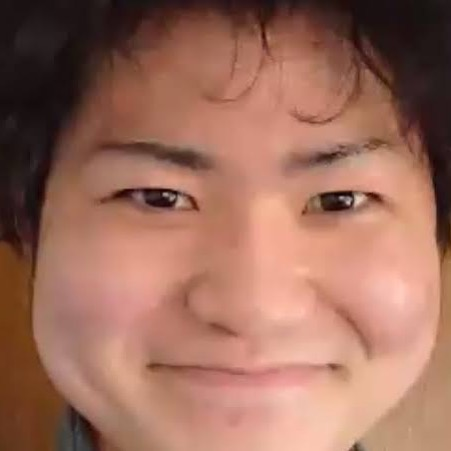
%> input picture 加藤純一.jpg, 451 x 451 px
$ octave kadai4.m   (GNU Octave 9; MATLAB toolbox functions it lacks are replaced by stand-ins)
%> lines starting %> are read from the running program, lines starting %| are printed output that depends on the picture
% 課題４　画像のヒストグラム
% 画素の濃度ヒストグラムを生成せよ．
% 下記はサンプルプログラムである．
% 課題作成にあたっては「Lenna」以外の画像を用いよ．

clear; % 変数のオールクリア

ORG=imread('加藤純一.jpg'); % 原画像の入力
%> ORG is the input picture: size 451x451x3 uint8; mean R, G, B 157, 108.6, 92
ORG=rgb2gray(ORG); % カラー画像を白黒濃淡画像へ変換
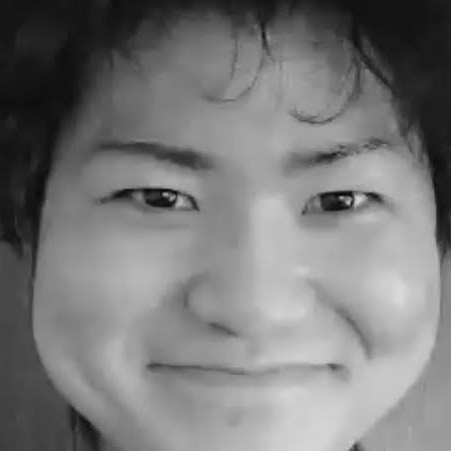
%> ORG: size 451x451 uint8; min 5, max 218, mean 121.2
imagesc(ORG); colormap(gray); colorbar;


imhist(ORG); % ヒストグラムの表示
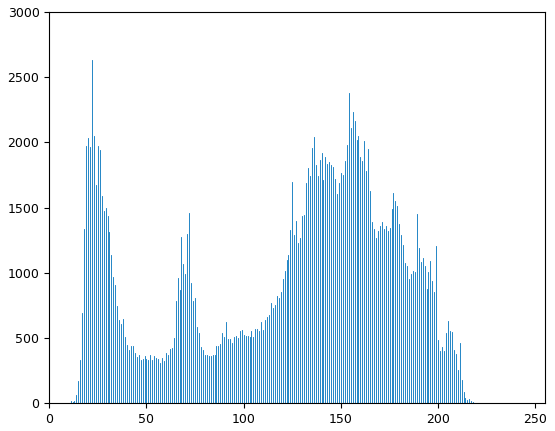
%> figure redrawn from the program's plot data; highest point at x = 22, y = 2635
